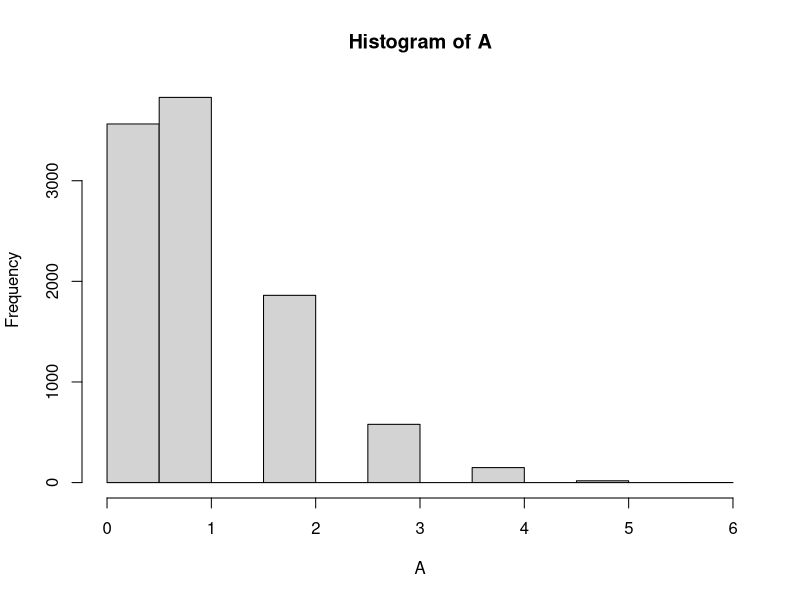
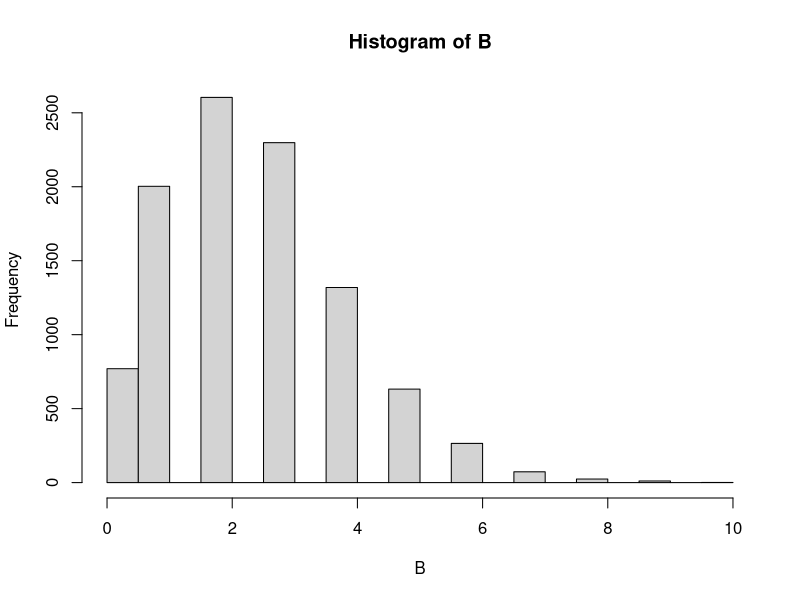
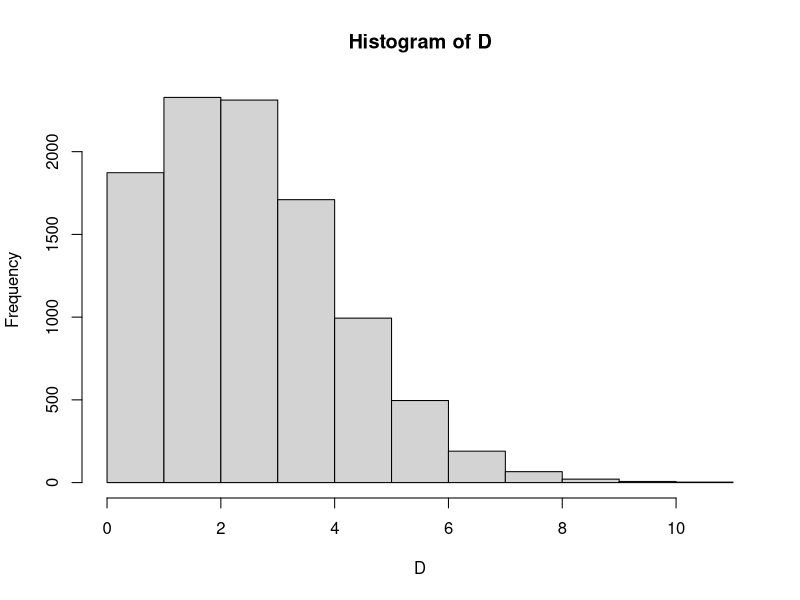
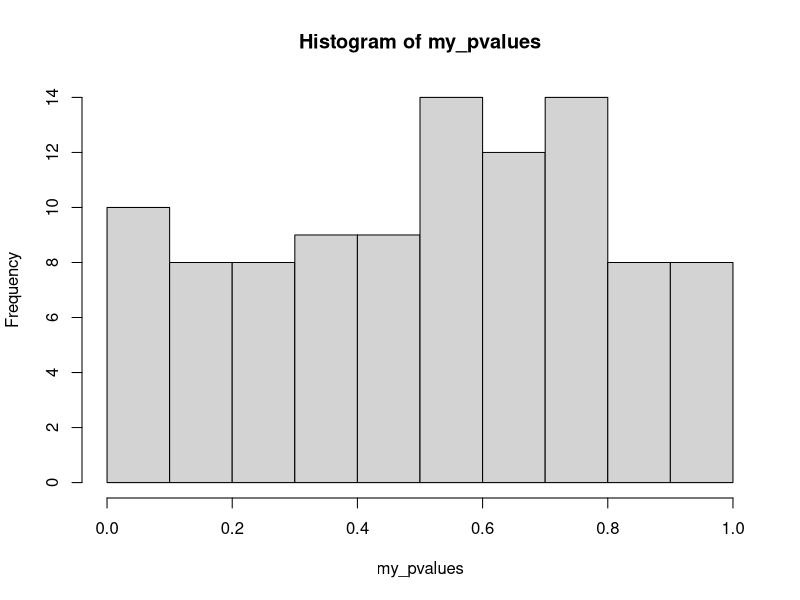
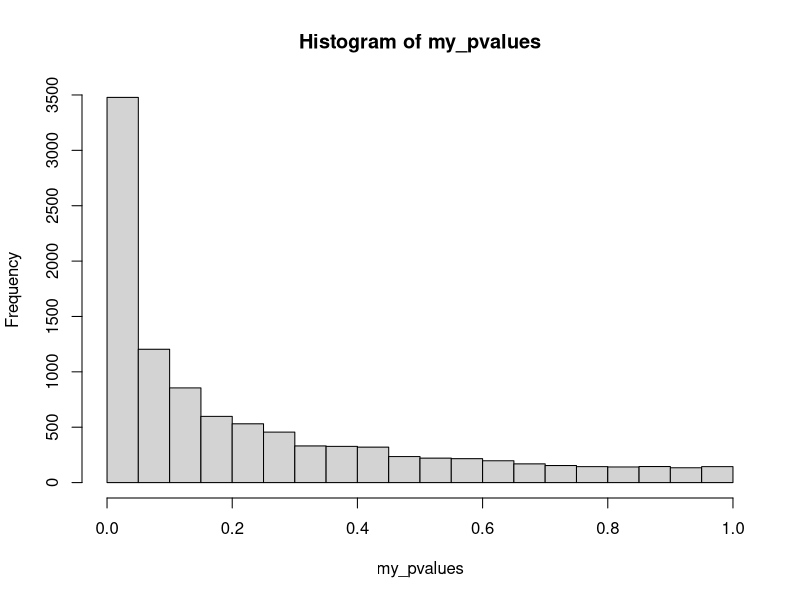

R code for these plots, in order:
## ---- chunk 1
knitr::opts_chunk$set(echo = TRUE)
## ---- chunk 2
A <- replicate(10000,sum(rbinom(20,1,.05)))
hist(A)

length(A[A > 0])/10000
## ---- chunk 3
B <- replicate(10000,sum(rbinom(50,1,.05)))
hist(B)

length(B[B > 0])/10000
## ---- chunk 4

D <- replicate(10000,sum(rbinom(20,3,.05)))
length(D[D > 0])/10000
 
hist(D)
## ---- chunk 5
library(tibble)

my_pvalues <- c()

for(i in 1:100){
  

IV <- rep(1:2,each=20)
DV <- c(rnorm(20,0,1), rnorm(20,0,1))

sim_data <- tibble(IV,DV)

my_pvalues[i] <- t.test(DV~IV, var.equal = TRUE, data= sim_data)$p.value

t.test(DV~IV, var.equal= TRUE, data = sim_data)
}

hist(my_pvalues)


## ---- chunk 6
my_pvalues <- replicate(10000, t.test(rnorm(20,.5,1),rnorm(20,0,1),
                                      var.equal=TRUE)$p.value)
hist(my_pvalues)
